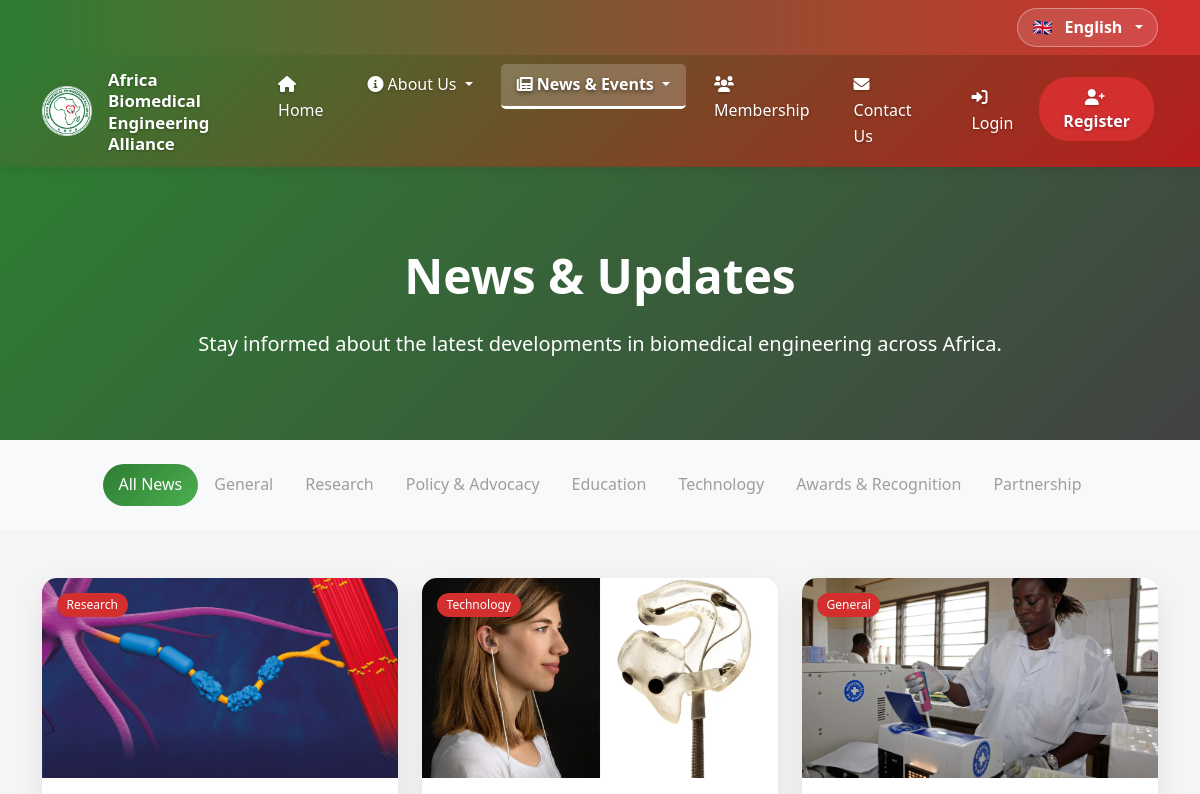
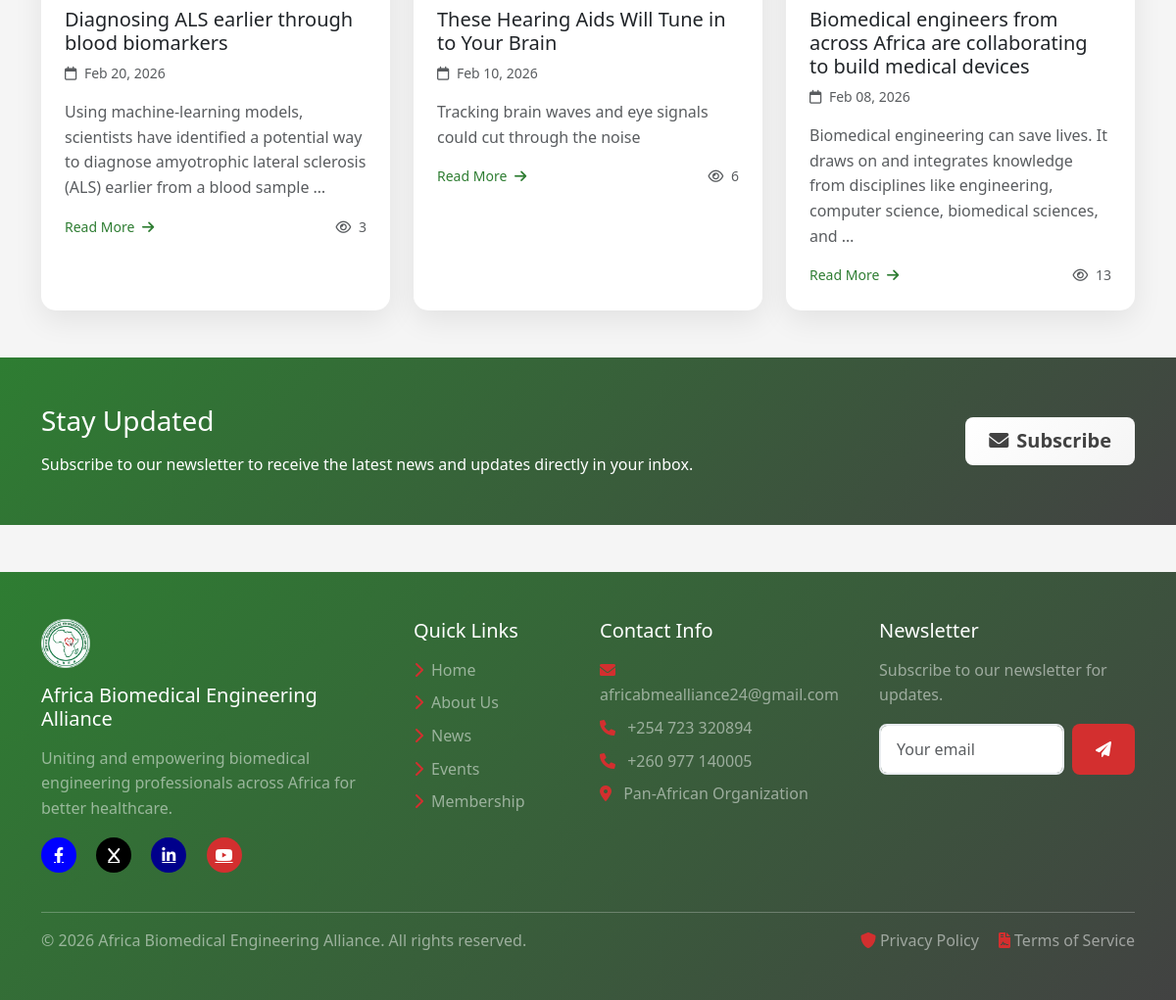
Page /news/ on the committed database (2 pictures, top to bottom).
### abea_app/models.py (models this page shows, shortened)
class News(models.Model):
    NEWS_CATEGORY_CHOICES = [
        ('GENERAL', _('General')),
        ('RESEARCH', _('Research')),
        ('POLICY', _('Policy & Advocacy')),
        ('EDUCATION', _('Education')),
        ('TECHNOLOGY', _('Technology')),
        ('AWARD', _('Awards & Recognition')),
        ('PARTNERSHIP', _('Partnership')),
    ]
    title = models.CharField(_('Title'), max_length=200)
    content = models.TextField(_('Content'))
    excerpt = models.TextField(_('Excerpt'), max_length=500, blank=True)
    category = models.CharField(_('Category'), max_length=50, choices=NEWS_CATEGORY_CHOICES)
    image = models.ImageField(_('News Image'), upload_to='news/', blank=True)
    thumbnail = models.ImageField(_('Thumbnail'), upload_to='news/thumbnails/', blank=True)
    is_published = models.BooleanField(_('Published'), default=False)
    is_featured = models.BooleanField(_('Featured'), default=False)
    publish_date = models.DateTimeField(_('Publish Date'), auto_now_add=True)
    slug = models.SlugField(_('Slug'), unique=True, max_length=250)
    meta_description = models.CharField(_('Meta Description'), max_length=300, blank=True)
    tags = models.CharField(_('Tags'), max_length=500, blank=True, help_text=_('Comma-separated tags'))
    views = models.PositiveIntegerField(_('Views'), default=0)
    created_at = models.DateTimeField(auto_now_add=True)
    updated_at = models.DateTimeField(auto_now=True)
    author = models.ForeignKey(User, on_delete=models.SET_NULL, null=True, related_name='news_articles')
    class Meta:
        verbose_name = _('News')
        verbose_name_plural = _('News')
        ordering = ['-publish_date']

### abea_app/views.py (the view)
# urls.py: path('news/', views.news_list_view, name='news_list'),
def news_list_view(request):
    category = request.GET.get('category', '')
    if category:
        news_list = News.objects.filter(
            is_published=True,
            category=category
        ).order_by('-publish_date')
    else:
        news_list = News.objects.filter(
            is_published=True
        ).order_by('-publish_date')
    paginator = Paginator(news_list, 9)
    page_number = request.GET.get('page')
    page_obj = paginator.get_page(page_number)
    categories = News.NEWS_CATEGORY_CHOICES
    context = {
        'news_list': page_obj,
        'categories': categories,
        'selected_category': category,
        'page_title': _('News & Events - ABEA'),
    }
    return render(request, 'abea_app/news_list.html', context)

### ABEA_Project/context_processors.py (called while the page is built)
def language_switcher_context(request):
    current_language = get_language() or settings.LANGUAGE_CODE
    languages = []
    for code, _name in settings.LANGUAGES:
        meta = LANGUAGE_META.get(code, {
            "code": code,
            "name": code.upper(),
            "native_name": code.upper(),
            "flag": "🌍",
        })
        languages.append(meta)
    current_language_meta = LANGUAGE_META.get(current_language, {
        "code": current_language,
        "name": current_language.upper(),
        "native_name": current_language.upper(),
        "flag": "🌍",
    })
    return {
        "language_switcher_languages": languages,
        "current_language_meta": current_language_meta,
    }

### abea_app/templatetags/language_tags.py (called while the page is built)
@register.simple_tag
def switch_language_path(path, lang_code):
    if not path:
        path = "/"
    supported = [code for code, _ in settings.LANGUAGES]
    parts = [p for p in path.split("/") if p]
    if parts and parts[0] in supported:
        parts = parts[1:]
    remainder = "/" + "/".join(parts) if parts else "/"
    if path.endswith("/") and not remainder.endswith("/"):
        remainder += "/"
    if lang_code == settings.LANGUAGE_CODE:
        return remainder
    if remainder == "/":
        return f"/{lang_code}/"
    return f"/{lang_code}{remainder}"

### templates/abea_app/news_list.html (shortened to what this page needs)
{% extends 'base.html' %}
{% load static %}
{% load i18n %}
{% block content %}
<section class="news-hero">
    <div class="container">
        <h1 class="display-5 fw-bold mb-4">{% trans "News & Updates" %}</h1>
        <p class="lead mb-0">
            {% trans "Stay informed about the latest developments in biomedical engineering across Africa." %}
        </p>
    </div>
</section>
<section class="py-4 bg-light">
    <div class="container">
        <div class="category-filter">
            <ul class="nav justify-content-center flex-wrap">
                <li class="nav-item">
                    <a class="nav-link {% if not selected_category %}active{% endif %}"
                       href="{% url 'news_list' %}">
                        {% trans "All News" %}
                    </a>
                </li>
                {% for category_key, category_name in categories %}
                <li class="nav-item">
                    <a class="nav-link {% if selected_category == category_key %}active{% endif %}"
                       href="{% url 'news_list' %}?category={{ category_key }}">
                        {{ category_name }}
                    </a>
                </li>
                {% endfor %}
            </ul>
        </div>
    </div>
</section>
<section class="py-5">
    <div class="container">
        {% if news_list %}
        <div class="row g-4">
            {% for news in news_list %}
            <div class="col-lg-4 col-md-6">
                <div class="news-card">
                    <a href="{% url 'news_detail' news.slug %}" class="text-decoration-none text-dark">
                        <div class="position-relative">
                            {% if news.image %}
                            <img src="{{ news.image.url }}" class="card-img-top" alt="{{ news.title }}"
                                 style="height: 200px; object-fit: cover;">
                            {% else %}
                            <div style="height: 200px; background: linear-gradient(135deg, var(--light-gray), var(--medium-gray));
                                      display: flex; align-items: center; justify-content: center;">
                                <i class="fas fa-newspaper fa-3x" style="color: var(--primary-green);"></i>
                            </div>
                            {% endif %}
                            <span class="news-category-badge badge"
                                  style="background: var(--accent-red);">
                                {{ news.get_category_display }}
                            </span>
                        </div>
                        <div class="p-4">
                            <h5 class="mb-2">{{ news.title }}</h5>
                            <p class="text-muted small mb-3">
                                <i class="far fa-calendar me-1"></i>
                                {{ news.publish_date|date:"M d, Y" }}
                            </p>
                            <p class="text-muted mb-0">
                                {{ news.excerpt|default:news.content|truncatewords:20 }}
                            </p>
                            <div class="d-flex justify-content-between align-items-center mt-3">
                                <span class="text-primary small">
                                    {% trans "Read More" %} <i class="fas fa-arrow-right ms-1"></i>
                                </span>
                                <span class="text-muted small">
                                    <i class="far fa-eye me-1"></i> {{ news.views }}
                                </span>
                            </div>
                        </div>
                    </a>
                </div>
            </div>
            {% endfor %}
        </div>
        {% endif %}
    </div>
</section>
<section class="py-5 text-white" style="background: linear-gradient(135deg, var(--primary-green) 0%, var(--dark-gray) 100%);">
    <div class="container">
        <div class="row align-items-center">
            <div class="col-lg-8">
                <h3 class="mb-3">{% trans "Stay Updated" %}</h3>
                <p class="mb-0 opacity-90">
                    {% trans "Subscribe to our newsletter to receive the latest news and updates directly in your inbox." %}
                </p>
            </div>
            <div class="col-lg-4 text-lg-end">
                <a href="#newsletter" class="btn btn-lg fw-bold"
                   style="background: linear-gradient(135deg, #ffffff, var(--light-gray)); color: var(--dark-gray);">
                    <i class="fas fa-envelope me-2"></i>{% trans "Subscribe" %}
                </a>
            </div>
        </div>
    </div>
</section>
{% endblock %}

### static/css/style.css (style rules this page uses)
:root { --primary-green: #2e7d32; --secondary-green: #4caf50; --accent-red: #d32f2f; --dark-red: #b71c1c; --light-gray: #f5f5f5; --medium-gray: #9e9e9e; --dark-gray: #424242; --text-white: #ffffff; --text-light: #f0f0f0; }
body { font-family: 'Segoe UI', Tahoma, Geneva, Verdana, sans-serif; color: var(--dark-gray); line-height: 1.6; background-color: var(--light-gray); }
.btn { border-radius: 8px; font-weight: 500; padding: 0.6rem 1.5rem; transition: all 0.3s ease; border: none; }
.badge { padding: 0.5em 0.8em; border-radius: 20px; font-weight: 500; }
.text-primary { color: var(--primary-green) !important; }

### templates/abea_app/news_list.html (style rules this page uses)
:root { --primary-green: #2e7d32; --secondary-green: #4caf50; --accent-red: #d32f2f; --light-gray: #f5f5f5; --medium-gray: #9e9e9e; --dark-gray: #424242; }
.news-hero { background: linear-gradient(135deg, var(--primary-green) 0%, var(--dark-gray) 100%); color: white; padding: 80px 0; text-align: center; }
.news-card { background: white; border-radius: 15px; overflow: hidden; box-shadow: 0 10px 30px rgba(0, 0, 0, 0.08); transition: all 0.3s ease; height: 100%; }
.news-category-badge { position: absolute; top: 15px; left: 15px; z-index: 1; }
.category-filter .nav-link { color: var(--medium-gray); font-weight: 500; padding: 0.5rem 1rem; border-radius: 30px; transition: all 0.3s ease; }
.category-filter .nav-link.active { background: linear-gradient(135deg, var(--primary-green), var(--secondary-green)); color: white; }

### rows in the picture
News: image (picture), category "Research", title "Diagnosing ALS earlier through blood biomarkers", publish_date "Feb 20, 2026", excerpt "Using machine-learning models, scientists have identified a potential way to diagnose amyotrophic lateral sclerosis (ALS) earlier from a blood sample …", views "3"
News: image (picture), category "Technology", title "These Hearing Aids Will Tune in to Your Brain", publish_date "Feb 10, 2026", excerpt "Tracking brain waves and eye signals could cut through the noise", views "6"
News: image (picture), category "General", title "Biomedical engineers from across Africa are collaborating to build medical devices", publish_date "Feb 08, 2026", excerpt "Biomedical engineering can save lives. It draws on and integrates knowledge from disciplines like engineering, computer science, biomedical sciences, and …", views "13"

### other values in the picture
{{ current_language_meta.flag }} "🇬🇧"
{{ current_language_meta.native_name }} "English"
{{ category_name }} "General" "Research" "Policy & Advocacy" "Education" "Technology" "Awards & Recognition" "Partnership"
